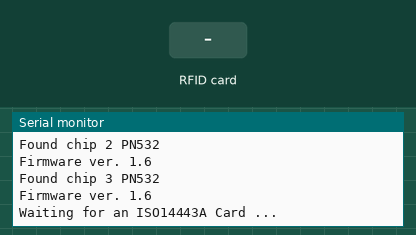
This sketch was run on a simulated Arduino Nano, built with avr-gcc and run on an emulated ATmega328P. Shown: the last lines printed to the serial monitor. The test bench sets the inputs (shaded band).

Above: at 5.2 s.
5.3 s: RFID card 5E 7A 19 C4 held to the reader
At 6.4 s:
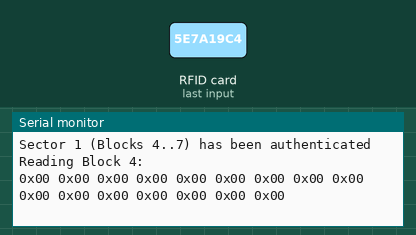
6.8 s: RFID card 5E 7A 19 C4 held to the reader
At 7.02 s:
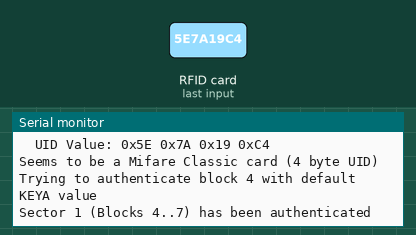
8.3 s: RFID card 5E 7A 19 C4 held to the reader
At 8.47 s:
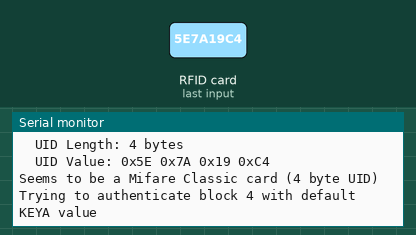

The sketch:

RUtest05_SPI_NFC3.ino
```cpp
// Arduino Nano!!!!
// for testing RU05 slave part.
  #include <SPI.h>
  #include <PN532_SPI.h>
  #include "PN532.h"

  const byte msglength = 4;
  const byte nfcnum = 1;

  uint8_t UID1_value [] = { 0, 0, 0, 0, 0, 0, 0 };
  uint8_t UID2_value [] = { 0, 0, 0, 0, 0, 0, 0 };
  uint8_t UID3_value [] = { 0, 0, 0, 0, 0, 0, 0 };
  uint8_t uidLength;
  uint8_t success;
  uint8_t keya[6] = { 0xFF, 0xFF, 0xFF, 0xFF, 0xFF, 0xFF };

  PN532_SPI pn532spi1(SPI, 8);
  PN532 nfc1(pn532spi1);

  PN532_SPI pn532spi2(SPI, 9);
  PN532 nfc2(pn532spi2);

  PN532_SPI pn532spi3(SPI, 10);
  PN532 nfc3(pn532spi3);

void setup(void) {
  delay(4000);
  Serial.begin(9600);
  while (!Serial) {
    ; // wait for serial port to connect. Needed for native USB port only
  }
  uint32_t versiondata;

  nfc1.begin();
  versiondata = 0;
  versiondata = nfc1.getFirmwareVersion();
  if (! versiondata) {
    Serial.print("Didn't find PN53x board 1");
  }

  Serial.print("Found chip 1 PN5"); Serial.println((versiondata>>24) & 0xFF, HEX);
  Serial.print("Firmware ver. "); Serial.print((versiondata>>16) & 0xFF, DEC);
  Serial.print('.'); Serial.println((versiondata>>8) & 0xFF, DEC);

  nfc1.SAMConfig();

  nfc2.begin();
  versiondata = 0;
  versiondata = nfc2.getFirmwareVersion();
  if (! versiondata) {
    Serial.print("Didn't find PN53x board 2");
  }

  Serial.print("Found chip 2 PN5"); Serial.println((versiondata>>24) & 0xFF, HEX);
  Serial.print("Firmware ver. "); Serial.print((versiondata>>16) & 0xFF, DEC);
  Serial.print('.'); Serial.println((versiondata>>8) & 0xFF, DEC);

  nfc2.SAMConfig();

  nfc3.begin();
  versiondata = 0;
  versiondata = nfc3.getFirmwareVersion();
  if (! versiondata) {
    Serial.print("Didn't find PN53x board 3");
  }

  Serial.print("Found chip 3 PN5"); Serial.println((versiondata>>24) & 0xFF, HEX);
  Serial.print("Firmware ver. "); Serial.print((versiondata>>16) & 0xFF, DEC);
  Serial.print('.'); Serial.println((versiondata>>8) & 0xFF, DEC);

  nfc3.SAMConfig();

  Serial.println("Waiting for an ISO14443A Card ...");
  //Wire.begin(16);
  //Wire.onReceive(receiveEvent);
  //Wire.onRequest(requestEvent);
}

void loop() {

  success = nfc1.readPassiveTargetID(PN532_MIFARE_ISO14443A, UID1_value, &uidLength);
  if (success) {
    readDataFromMiCard1();
  }
  delay(1000);
  success = nfc2.readPassiveTargetID(PN532_MIFARE_ISO14443A, UID2_value, &uidLength);
  if (success) {
    readDataFromMiCard2();
  }
  delay(1000);
  success = nfc3.readPassiveTargetID(PN532_MIFARE_ISO14443A, UID3_value, &uidLength);
  if (success) {
    readDataFromMiCard3();
  }
  delay(1000);
}

void readDataFromMiCard1() {
  Serial.println("Found an ISO14443A card on 1st PN5");
  Serial.print("  UID Length: ");
  Serial.print(uidLength, DEC);
  Serial.println(" bytes");
  Serial.print("  UID Value: ");
  nfc1.PrintHex(UID1_value, uidLength);
  Serial.println("");
  if (uidLength == 4) {
    Serial.println("Seems to be a Mifare Classic card (4 byte UID)");
    Serial.println("Trying to authenticate block 4 with default KEYA value");
    success = nfc1.mifareclassic_AuthenticateBlock(UID1_value, uidLength, 4, 0, keya);
    if (success) {
      Serial.println("Sector 1 (Blocks 4..7) has been authenticated");
      uint8_t data[16];
      // If you want to write something to block 4 to test with, uncomment
      // the following line and this text should be read back in a minute
      // data = { 'a', 'd', 'a', 'f', 'r', 'u', 'i', 't', '.', 'c', 'o', 'm', 0, 0, 0, 0};
      // success = nfc.mifareclassic_WriteDataBlock (4, data);
      success = nfc1.mifareclassic_ReadDataBlock(4, data);
      if (success) {
        Serial.println("Reading Block 4:");
        nfc1.PrintHexChar(data, 16);
        Serial.println("");
      }
      else
      {
        Serial.println("Ooops ... unable to read the requested block.  Try another key?");
      }
    }
    else
    {
      Serial.println("Ooops ... authentication failed: Try another key?");
    }
  }
  if (uidLength == 7) {
    Serial.println("Seems to be a Mifare Ultralight tag (7 byte UID)");
    Serial.println("Reading page 4");
    uint8_t data[32];
    success = nfc1.mifareultralight_ReadPage (4, data);
    if (success) {
      nfc1.PrintHexChar(data, 4);
      Serial.println("");
    }
    else
    {
      Serial.println("Ooops ... unable to read the requested page!?");
    }
  }
}

void readDataFromMiCard2() {
  Serial.println("Found an ISO14443A card on 2nd PN5");
  Serial.print("  UID Length: ");
  Serial.print(uidLength, DEC);
  Serial.println(" bytes");
  Serial.print("  UID Value: ");
  nfc1.PrintHex(UID2_value, uidLength);
  Serial.println("");
  if (uidLength == 4) {
    Serial.println("Seems to be a Mifare Classic card (4 byte UID)");
    Serial.println("Trying to authenticate block 4 with default KEYA value");
    success = nfc2.mifareclassic_AuthenticateBlock(UID2_value, uidLength, 4, 0, keya);
    if (success) {
      Serial.println("Sector 1 (Blocks 4..7) has been authenticated");
      uint8_t data[16];
      // If you want to write something to block 4 to test with, uncomment
      // the following line and this text should be read back in a minute
      // data = { 'a', 'd', 'a', 'f', 'r', 'u', 'i', 't', '.', 'c', 'o', 'm', 0, 0, 0, 0};
      // success = nfc.mifareclassic_WriteDataBlock (4, data);
      success = nfc2.mifareclassic_ReadDataBlock(4, data);
      if (success) {
        Serial.println("Reading Block 4:");
        nfc2.PrintHexChar(data, 16);
        Serial.println("");
      }
      else
      {
        Serial.println("Ooops ... unable to read the requested block.  Try another key?");
      }
    }
    else
    {
      Serial.println("Ooops ... authentication failed: Try another key?");
    }
  }
  if (uidLength == 7) {
    Serial.println("Seems to be a Mifare Ultralight tag (7 byte UID)");
    Serial.println("Reading page 4");
    uint8_t data[32];
    success = nfc2.mifareultralight_ReadPage (4, data);
    if (success) {
      nfc2.PrintHexChar(data, 4);
      Serial.println("");
    }
    else
    {
      Serial.println("Ooops ... unable to read the requested page!?");
    }
  }
}

void readDataFromMiCard3() {
  Serial.println("Found an ISO14443A card on 3rd PN5");
  Serial.print("  UID Length: ");
  Serial.print(uidLength, DEC);
  Serial.println(" bytes");
  Serial.print("  UID Value: ");
  nfc3.PrintHex(UID3_value, uidLength);
  Serial.println("");
  if (uidLength == 4) {
    Serial.println("Seems to be a Mifare Classic card (4 byte UID)");
    Serial.println("Trying to authenticate block 4 with default KEYA value");
    success = nfc3.mifareclassic_AuthenticateBlock(UID3_value, uidLength, 4, 0, keya);
    if (success) {
      Serial.println("Sector 1 (Blocks 4..7) has been authenticated");
      uint8_t data[16];
      // If you want to write something to block 4 to test with, uncomment
      // the following line and this text should be read back in a minute
      // data = { 'a', 'd', 'a', 'f', 'r', 'u', 'i', 't', '.', 'c', 'o', 'm', 0, 0, 0, 0};
      // success = nfc.mifareclassic_WriteDataBlock (4, data);
      success = nfc3.mifareclassic_ReadDataBlock(4, data);
      if (success) {
        Serial.println("Reading Block 4:");
        nfc3.PrintHexChar(data, 16);
        Serial.println("");
      }
      else
      {
        Serial.println("Ooops ... unable to read the requested block.  Try another key?");
      }
    }
    else
    {
      Serial.println("Ooops ... authentication failed: Try another key?");
    }
  }
  if (uidLength == 7) {
    Serial.println("Seems to be a Mifare Ultralight tag (7 byte UID)");
    Serial.println("Reading page 4");
    uint8_t data[32];
    success = nfc3.mifareultralight_ReadPage (4, data);
    if (success) {
      nfc3.PrintHexChar(data, 4);
      Serial.println("");
    }
    else
    {
      Serial.println("Ooops ... unable to read the requested page!?");
    }
  }
}
```

Measured:
- after the input at 5.3 s, the serial monitor: prints a new line at once (image 1)
- after the input at 6.8 s, the serial monitor: prints a new line at once (image 2)
- after the input at 8.3 s, the serial monitor: prints a new line at once (image 3)
